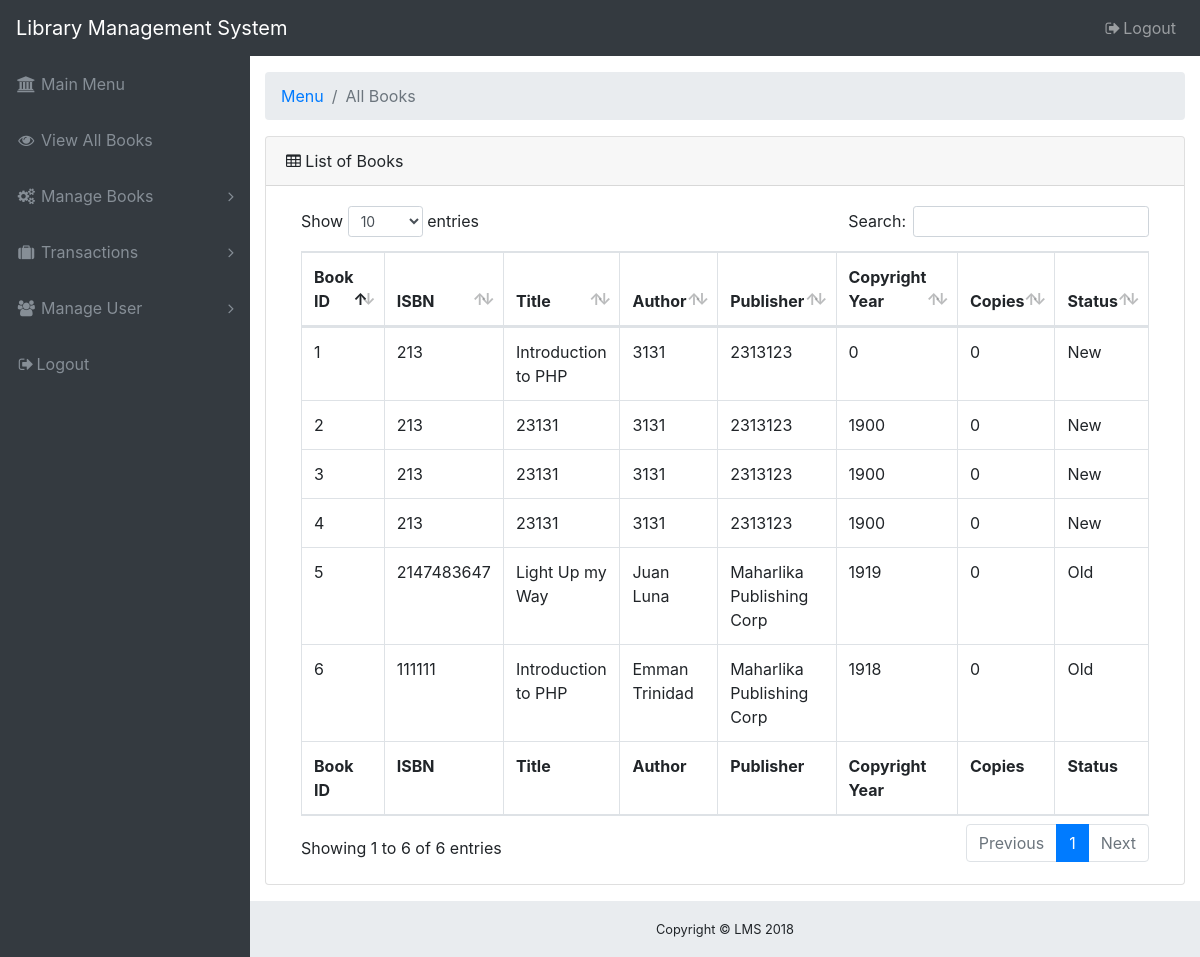
/tables.php, run on the app's committed database.
### tables this page shows
CREATE TABLE `books` (
  `bookID` int(15) NOT NULL,
  `isbn` int(20) NOT NULL,
  `title` char(30) NOT NULL,
  `author` char(30) NOT NULL,
  `publisher` varchar(50) NOT NULL,
  `copyright_year` int(5) NOT NULL,
  `copy` int(5) NOT NULL,
  `status` char(7) NOT NULL
);

### tables.php (the view, shortened to what this page needs)
<!DOCTYPE html>
<html lang="en">
<head>
  <link href="vendor/bootstrap/css/bootstrap.min.css" rel="stylesheet">
  <link href="vendor/font-awesome/css/font-awesome.min.css" rel="stylesheet" type="text/css">
  <link href="vendor/datatables/dataTables.bootstrap4.css" rel="stylesheet">
  <link href="css/sb-admin.css" rel="stylesheet">
</head>
<body class="fixed-nav sticky-footer bg-dark" id="page-top">
  <nav class="navbar navbar-expand-lg navbar-dark bg-dark fixed-top" id="mainNav">
    <a class="navbar-brand" href="index.html">Library Management System</a>
    <div class="collapse navbar-collapse" id="navbarResponsive">
      <ul class="navbar-nav navbar-sidenav" id="exampleAccordion">
        <li class="nav-item" data-toggle="tooltip" data-placement="right" title="Dashboard">
          <a class="nav-link" href="index.php">
            <i class="fa fa-fw fa-bank"></i>
            <span class="nav-link-text">Main Menu</span>
          </a>
        </li>
        <li class="nav-item" data-toggle="tooltip" data-placement="right" title="Charts">
          <a class="nav-link" href="tables.php">
            <i class="fa fa-fw fa-eye"></i>
            <span class="nav-link-text">View All Books</span>
          </a>
        </li>
        <li class="nav-item" data-toggle="tooltip" data-placement="right" title="Tables">
          <a class="nav-link nav-link-collapse collapsed" data-toggle="collapse" href="#collapseComponents" data-parent="#exampleAccordion">
            <i class="fa fa-fw fa-cogs"></i>
            <span class="nav-link-text">Manage Books</span>
          </a>
        </li>
        <li class="nav-item" data-toggle="tooltip" data-placement="right" title="Transaction">
          <a class="nav-link nav-link-collapse collapsed" data-toggle="collapse" href="#transactionComponents" data-parent="#exampleAccordion">
            <i class="fa fa-fw fa-suitcase"></i>
            <span class="nav-link-text">Transactions</span>
          </a>
        </li>
        <li class="nav-item" data-toggle="tooltip" data-placement="right" title="Manage-User">
          <a class="nav-link nav-link-collapse collapsed" data-toggle="collapse" href="#userComponents" data-parent="#exampleAccordion">
            <i class="fa fa-fw fa-group"></i>
            <span class="nav-link-text">Manage User</span>
          </a>
        </li>
        <li class="nav-item">
          <a class="nav-link" data-toggle="modal" data-target="#exampleModal">
            <i class="fa fa-fw fa-sign-out"></i>Logout</a>
        </li>
      </ul>
     <ul class="navbar-nav ml-auto">
        <li class="nav-item dropdown">
          <li class="nav-item">
            <a class="nav-link" data-toggle="modal" data-target="#exampleModal">
              <i class="fa fa-fw fa-sign-out"></i>Logout</a>
          </li>
        </li>
      </ul>
    </div>
  </nav>
  <div class="content-wrapper">
    <div class="container-fluid">
      <ol class="breadcrumb">
        <li class="breadcrumb-item">
          <a href="#">Menu</a>
        </li>
        <li class="breadcrumb-item active">All Books</li>
      </ol>
      <div class="card mb-3">
        <div class="card-header">
          <i class="fa fa-table"></i> List of Books</div>
        <div class="card-body">
          <div class="table-responsive">
            <table class="table table-bordered" id="dataTable" width="100%" cellspacing="0">
              <thead>
                <tr>
                  <th>Book ID</th>
                  <th>ISBN</th>
                  <th>Title</th>
                  <th>Author</th>
                  <th>Publisher</th>
                  <th>Copyright Year</th>
                  <th>Copies</th>
                  <th>Status</th>
                </tr>
              </thead>
              <tfoot>
                <tr>
                  <th>Book ID</th>
                  <th>ISBN</th>
                  <th>Title</th>
                  <th>Author</th>
                  <th>Publisher</th>
                  <th>Copyright Year</th>
                  <th>Copies</th>
                  <th>Status</th>
                </tr>
              </tfoot>
              <tbody>
                <?php
                  $database = new Connection();
                  $db = $database->open();
                try{
                  $sql = 'SELECT * FROM books';
                    foreach ($db->query($sql) as $rec) {
                  ?>
                <tr>
                  <td><?php echo $rec['bookID']?></td>
                  <td><?php echo $rec['isbn']?></td>
                  <td><?php echo $rec['title']?></td>
                  <td><?php echo $rec['author']?></td>
                  <td><?php echo $rec['publisher']?></td>
                  <td><?php echo $rec['copyright_year']?></td>
                  <td><?php echo $rec['copy']?></td>
                  <td><?php echo $rec['status']?></td>
                </tr>
                <?php
                    }
                  }
                  catch(PDOException $e){
                    echo "There is some problem in connection: " . $e->getMessage();
                }
                ?>
              </tbody>
            </table>
          </div>
      </div>
    </div>
    <footer class="sticky-footer">
      <div class="container">
        <div class="text-center">
          <small>Copyright © LMS 2018</small>
        </div>
      </div>
    </footer>
  </div>
</body>
</html>

### css/sb-admin.css (style rules this page uses)
html { position: relative; min-height: 100%; }
body { overflow-x: hidden; }
body.sticky-footer { margin-bottom: 56px; }
body.sticky-footer .content-wrapper { min-height: calc(100vh - 56px - 56px); }
body.fixed-nav { padding-top: 56px; }
.content-wrapper { min-height: calc(100vh - 56px); padding-top: 1rem; }
#mainNav .navbar-collapse { overflow: auto; max-height: 75vh; }
#mainNav .navbar-collapse .navbar-nav .nav-item .nav-link { cursor: pointer; }
#mainNav .navbar-collapse .navbar-sidenav .nav-link-collapse:after { float: right; content: '\f107'; font-family: 'FontAwesome'; }
#mainNav .navbar-collapse .navbar-sidenav .nav-link-collapse.collapsed:after { content: '\f105'; }
@media (min-width: 992px) { #mainNav .navbar-brand { width: 250px; } }
@media (min-width: 992px) { #mainNav .navbar-collapse { overflow: visible; max-height: none; } }
@media (min-width: 992px) { #mainNav .navbar-collapse .navbar-sidenav { position: absolute; top: 0; left: 0; -webkit-flex-direction: column; -ms-flex-direction: column; flex-direction: column; margin-top: 56px; } }
@media (min-width: 992px) { #mainNav .navbar-collapse .navbar-sidenav > .nav-item { width: 250px; padding: 0; } }
@media (min-width: 992px) { #mainNav .navbar-collapse .navbar-sidenav > .nav-item > .nav-link { padding: 1em; } }
@media (min-width: 992px) { #mainNav.fixed-top .navbar-sidenav { height: calc(100vh - 112px); } }
.content-wrapper { overflow-x: hidden; background: white; }
@media (min-width: 992px) { .content-wrapper { margin-left: 250px; } }
#mainNav.navbar-dark .navbar-collapse .navbar-sidenav .nav-link-collapse:after { color: #868e96; }
#mainNav.navbar-dark .navbar-collapse .navbar-sidenav > .nav-item > .nav-link { color: #868e96; }
@media (min-width: 992px) { #mainNav.navbar-dark .navbar-collapse .navbar-sidenav { background: #343a40; } }
footer.sticky-footer { position: absolute; right: 0; bottom: 0; width: 100%; height: 56px; background-color: #e9ecef; line-height: 55px; }
@media (min-width: 992px) { footer.sticky-footer { width: calc(100% - 250px); } }

### data on the page
books: bookID "1", isbn "213", title "Introduction to PHP", author "3131", publisher "2313123", copyright_year "0", copy "0", status "New"
books: bookID "2", isbn "213", title "23131", author "3131", publisher "2313123", copyright_year "1900", copy "0", status "New"
books: bookID "3", isbn "213", title "23131", author "3131", publisher "2313123", copyright_year "1900", copy "0", status "New"
books: bookID "4", isbn "213", title "23131", author "3131", publisher "2313123", copyright_year "1900", copy "0", status "New"
books: bookID "5", isbn "2147483647", title "Light Up my Way", author "Juan Luna", publisher "Maharlika Publishing Corp", copyright_year "1919", copy "0", status "Old"
books: bookID "6", isbn "111111", title "Introduction to PHP", author "Emman Trinidad", publisher "Maharlika Publishing Corp", copyright_year "1918", copy "0", status "Old"
